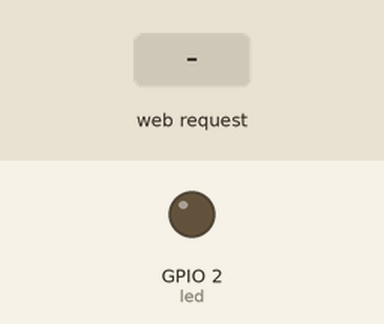
The program below on a simulated ESP32. Parts: output pins drawn as LEDs (lit = HIGH). The inputs (shaded band) are chosen by the test bench. WiFi joins after 1.5 s; servers stay silent unless stated; what the program prints to the serial monitor is not drawn.

Above: at 3.7 s.
3.8 s: HTTP request GET /on received
At 4.2 s:
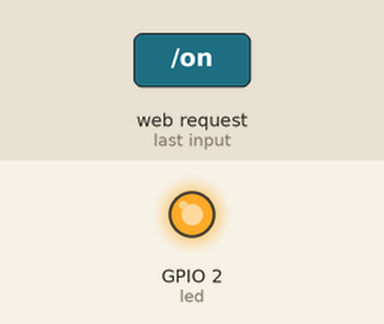
5.3 s: HTTP request GET /off received
At 6.5 s:
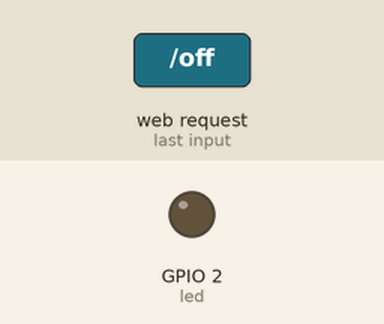
Timing chart, 0 to 8.3 s (numbered marks = the images above; inputs shaded):
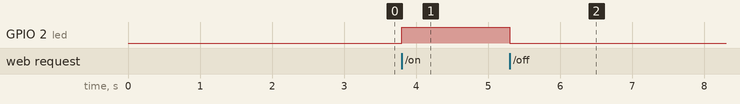

Measured:
- after the input at 3.8 s, GPIO 2 (led): LOW → HIGH at once
- after the input at 5.3 s, GPIO 2 (led): HIGH → LOW at once

The program:

main.cpp
```cpp
#include <WiFi.h>
#include <WebServer.h>
// Potentiomètre relié à GPIO 34 (Analog ADC1_CH6)
const int potPin = 34;

const char* ssid = "BTS_CIEL";
const char* password = "ERIR1234";
WebServer server(80);
const int led = 2;
bool etatLed = 0;
char texteEtatLed[2][10] = {"ÉTEINTE!","ALLUMÉE!"};
void handleRoot()
{
String page = "<!DOCTYPE html>";
page += "<html lang='fr'>";
page += "<head>";
page += " <title>Serveur ESP32</title>";
page += " <meta http-equiv='refresh' content='60' name='viewport' content='width=device-width, initial-scale=1' charset='UTF-8' />";
page += " <link rel='stylesheet' href='https://www.w3schools.com/w3css/4/w3.css'>";
page += "</head>";
page += "<body>";
page += " <div class='w3-card w3-blue w3-padding-small w3-jumbo w3-center'>";
page += " <p>Valeur Potentiomètre : "; page += String(analogRead(potPin)); + "</p>";
page += " </div>";
page += " <div class='w3-bar'>";
page += " <a href='/on' class='w3-bar-item w3-button w3-border w3-jumbo' style='width:50%; height:50%;'>ON</a>";
page += " <a href='/off' class='w3-bar-item w3-button w3-border w3-jumbo' style='width:50%; height:50%;'>OFF</a>";
page += " </div>";
page += " <div class='w3-center w3-padding-16'>";
page += " <p>Serveur hébergé sur un ESP32</p>";
page += " <i>Projet SNBot</i>";
page += " </div>";
page += "</body>";
page += "</html>";
server.setContentLength(page.length());
server.send(200, "text/html", page);
}
void handleOn()
{
etatLed = 1;
digitalWrite(led, HIGH);
server.sendHeader("Location","/");
server.send(303);
}
void handleOff()
{
etatLed = 0;
digitalWrite(led, LOW);
server.sendHeader("Location","/");
server.send(303);
}
void handleNotFound()
{
server.send(404, "text/plain", "404: Not found");
}

void setup()
{
Serial.begin(9600);
delay(1000);
Serial.println("\n");
pinMode(led, OUTPUT);
digitalWrite(led, LOW);
WiFi.persistent(false);
WiFi.begin(ssid, password);
Serial.print("Tentative de connexion...");
while (WiFi.status() != WL_CONNECTED)
{
Serial.print(".");
delay(100);
}
Serial.println("\n");
Serial.println("Connexion etablie!");
Serial.print("Adresse IP: ");
Serial.println(WiFi.localIP());
server.on("/", handleRoot);
server.on("/on", handleOn);
server.on("/off", handleOff);
server.onNotFound(handleNotFound);
server.begin();
Serial.println("Serveur web actif!");
}
void loop()
{
server.handleClient();
}
```
